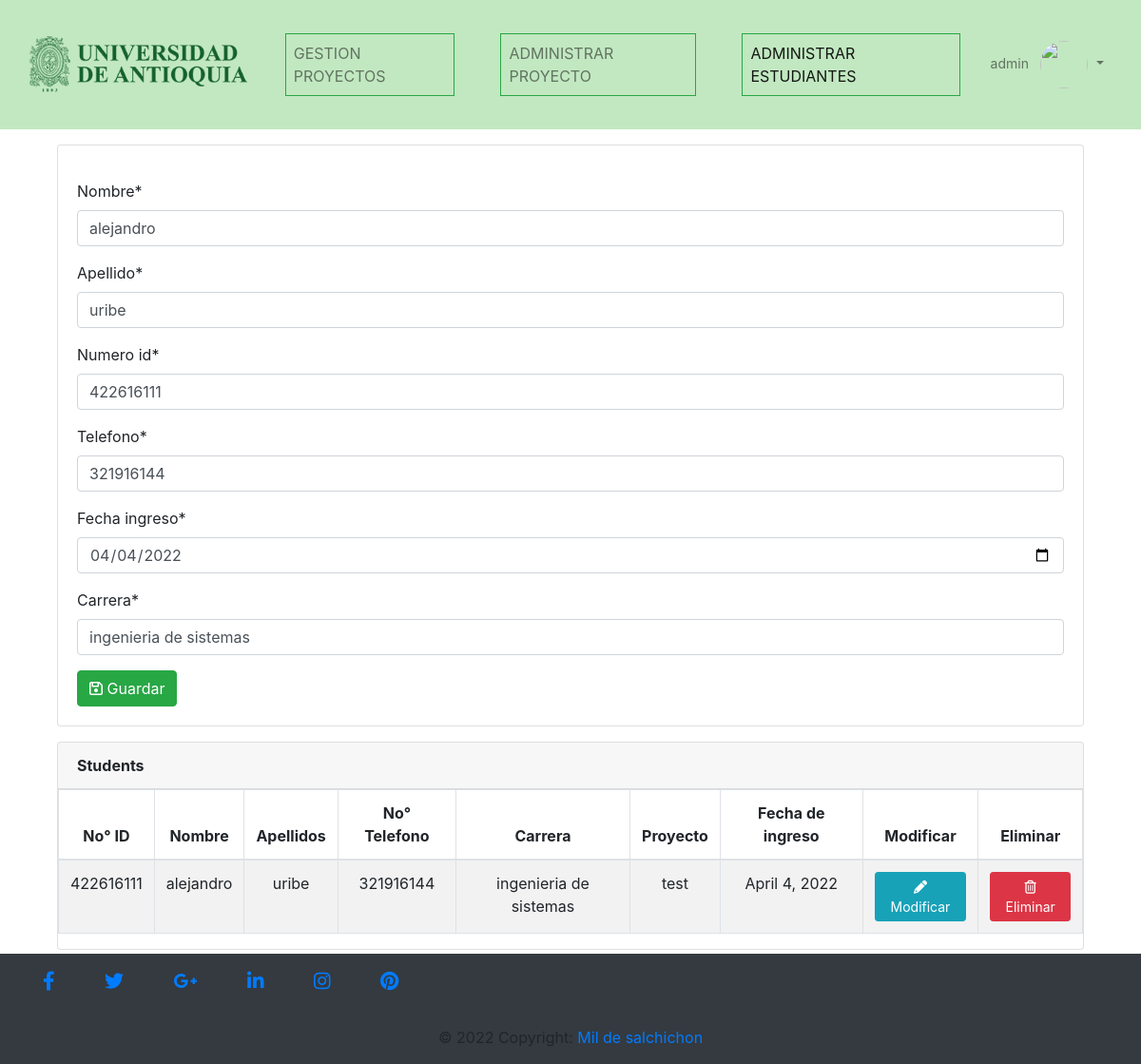
The app's page /manage_project/admin_project/manage_students/update_student/422616111 (signed in) with its own data.
### gestion/models.py (models this page shows, shortened)
class Estudiante(models.Model):
    nombre = models.CharField(max_length=100)
    apellido = models.CharField(max_length=100)
    numero_id = models.IntegerField(primary_key=True)
    telefono = models.CharField(max_length=12)
    carrera = models.CharField(max_length=100)
    proyecto = models.ForeignKey(Proyecto, on_delete=models.CASCADE)
    fecha_ingreso = models.DateField()
    class meta:
        db_table= 'estudiante'
        verbose_name= 'Estudiante'
        verbose_name_plural='Estudiantes'
        ordering=['id']

class Proyecto(models.Model):
    estados = (('FFinalizado','Finalizado'),('En ejecucion','En ejecucion'))
    nombre = models.CharField(max_length=100)
    objetivo_general = models.CharField(max_length=100)
    fecha_inicio = models.DateField()
    fecha_fin = models.DateField()
    director = models.ForeignKey(User, on_delete=models.CASCADE)
    presupuesto = models.CharField(max_length=100)
    porcentaje_avance = models.IntegerField(null = True)
    estado = models.CharField(max_length=20, choices=estados)
    def __str__(self):
        return self.nombre
    class meta:
        db_table= 'proyecto'
        verbose_name= 'Proyecto'
        verbose_name_plural='Proyectos'
        ordering=['id']

### gestion/views.py (the view, shortened to what this page needs)
# urls.py: path('manage_project/admin_project/manage_students/update_student/<int:numero_id>', update_student, name="update_student"),
def update_student(request, numero_id):
    estudiante = Estudiante.objects.get(pk= numero_id)
    project_id = estudiante.proyecto.id
    form=FormStudent(instance=estudiante)
    students = Estudiante.objects.filter(proyecto = project_id)
    return render(request, "manage_students.html", {"form": form,"students":students,'project_id':project_id})

### gestion/forms.py
class FormStudent(forms.ModelForm):
    class Meta:
        model = Estudiante
        fields = ('nombre','apellido','numero_id','telefono','fecha_ingreso','carrera',)
        widgets={'fecha_ingreso':DatePickerInput(),}

### Templates/manage_students.html (shortened to what this page needs)
{% extends 'index.html' %}
{%block navlink%}
<li class="nav-item px-lg-4">
    <a class="nav-link text-uppercase border border-success" href="{% url 'gestion_proyecto' %}">Gestion proyectos</a>
</li>
<li class="nav-item px-lg-4">
    <a class="nav-link text-uppercase border border-success" href="{% url 'admin_project' project_id %}">Administrar proyecto</a>
</li>
<li class="nav-item px-lg-4" >
    <a class="nav-link text-uppercase border border-success active" href="">Administrar estudiantes</a>
</li>
{%endblock%}
{% load crispy_forms_tags %}
{% block content %}
<div class="container">
    <div class="card" >
        <div class="card-body">
            <form method="POST" action="" class="mt-3" autocomplete="off" enctype="multipart/form-data">
                {{ form|crispy }}
                <button type="submit" class="btn btn-success"><i class="fa-regular fa-floppy-disk"></i> Guardar</button>
            </form>
        </div>
    </div>
    <div class="card">
        <div class="card-header"><b>Students</b></div>
        <table class="table table-striped table-bordered" id="mydatatable">
            <thead>
                <tr class="text-center">
                    <th scope="col">No° ID</th>
                    <th scope="col">Nombre</th>
                    <th scope="col">Apellidos</th>
                    <th scope="col">No° Telefono</th>
                    <th scope="col">Carrera</th>
                    <th scope="col">Proyecto</th>
                    <th scope="col">Fecha de ingreso</th>
                    <th scope="col">Modificar</th>
                    <th scope="col">Eliminar</th>
                </tr>
            </thead>
            <tbody>
                {% for student in students %}
                    <tr class="text-center">
                        <td>{{ student.numero_id }}</td>
                        <td>{{ student.nombre }}</td>
                        <td>{{ student.apellido }}</td>
                        <td>{{ student.telefono }}</td>
                        <td>{{ student.carrera }}</td>
                        <td>{{ student.proyecto }}</td>
                        <td>{{ student.fecha_ingreso }}</td>
                        <td><a class="link btn btn-sm btn-block btn-info"
                            href="{% url 'update_student' student.numero_id%}"><i class="fa-solid fa-pencil"></i> Modificar</a></td>
                        <td><a  class="btn btn-sm btn-block btn-danger"
                            href="{% url 'delete_student' student.numero_id%}"><i class="fa-regular fa-trash-can"></i> Eliminar</a></td>
                    </tr>
                {% endfor %}
            </tbody>
        </table>
    </div>
</div>
{% endblock %}

### Templates/index.html (shortened to what this page needs)
<!DOCTYPE html>
<html style="min-height: 100%;position: relative;">
<head>
    {% load bootstrap4 %}
    {% bootstrap_css %}
    {%load static%}
    <link rel="stylesheet" href="https://cdnjs.cloudflare.com/ajax/libs/font-awesome/6.0.0/css/all.min.css"
 />
</head>
<body style="margin: 0;margin-bottom: 120px;">
    <nav class="navbar navbar-expand-lg navbar-light" style="background-color: #C2E8C1;">
        <div class="container-fluid">
            <div class="navbar-header">
                <a class="navbar-brand" href="{% url 'gestion_proyecto' %}">
                    <img class="img-responsive" src="{% static 'img/logo-udea.png'%}" alt="" height="110">
                </a>
            </div>
            <div class="collapse navbar-collapse" id="collapsibleNavbar">
                <ul class="navbar-nav mx-auto ">
                    {% if user.is_authenticated %}
                    {% block navlink %}{% endblock %}
                    {% endif %}
                </ul>
                <ul class="nav navbar-nav ml-auto ">
                    {% if user.is_authenticated %}
                    <li class="nav-item dropdown no-arrow">
                        <a class="nav-link dropdown-toggle" href="#" id="userDropdown" role="button"
                            data-toggle="dropdown" aria-haspopup="true" aria-expanded="false">
                            <span class="mr-2 d-none d-lg-inline text-gray-600 small">{{ user.username }}</span>
                            <img class="img-profile rounded-circle"
                                src="https://s3.eu-central-1.amazonaws.com/bootstrapbaymisc/blog/24_days_bootstrap/fox.jpg"
                                width="50" height="50" class="rounded-circle">
                        </a>
                    </li>
                    {% endif %}
                </ul>
            </div>
        </div>
    </nav>
    <div class="container mt-3">
        {% block content %}{% endblock %}
    </div>
</body>
<footer style="position: absolute;bottom: 0;width: 100%;" class="navbar-fixed-bottom  page-footer mt-3 bg-dark">
    <div class="container  ">
        <div class="row">
            <div class="col-md-12 py-3 ">
                <div class="mb-1 flex-center">
                    <a class="fb-ic">
                        <i class="fab fa-facebook-f fa-lg white-text mr-md-5 mr-3 fa-2x"> </i>
                    </a>
                    <a class="tw-ic">
                        <i class="fab fa-twitter fa-lg white-text mr-md-5 mr-3 fa-2x"> </i>
                    </a>
                    <a class="gplus-ic">
                        <i class="fab fa-google-plus-g fa-lg white-text mr-md-5 mr-3 fa-2x"> </i>
                    </a>
                    <a class="li-ic">
                        <i class="fab fa-linkedin-in fa-lg white-text mr-md-5 mr-3 fa-2x"> </i>
                    </a>
                    <a class="ins-ic">
                        <i class="fab fa-instagram fa-lg white-text mr-md-5 mr-3 fa-2x"> </i>
                    </a>
                    <a class="pin-ic">
                        <i class="fab fa-pinterest fa-lg white-text fa-2x"> </i>
                    </a>
                </div>
            </div>
        </div>
    </div>
    <div class="footer-copyright text-center py-3">© 2022 Copyright:
        <a href="/"> Mil de salchichon</a>
    </div>
</footer>
</html>

### records on screen
Estudiante: nombre "alejandro", apellido "uribe", numero_id "422616111", telefono "321916144", fecha_ingreso "04/04/2022", carrera "ingenieria de sistemas", proyecto "test", fecha_ingreso "April 4, 2022"

### other values on screen
{{ user.username }} "admin"
